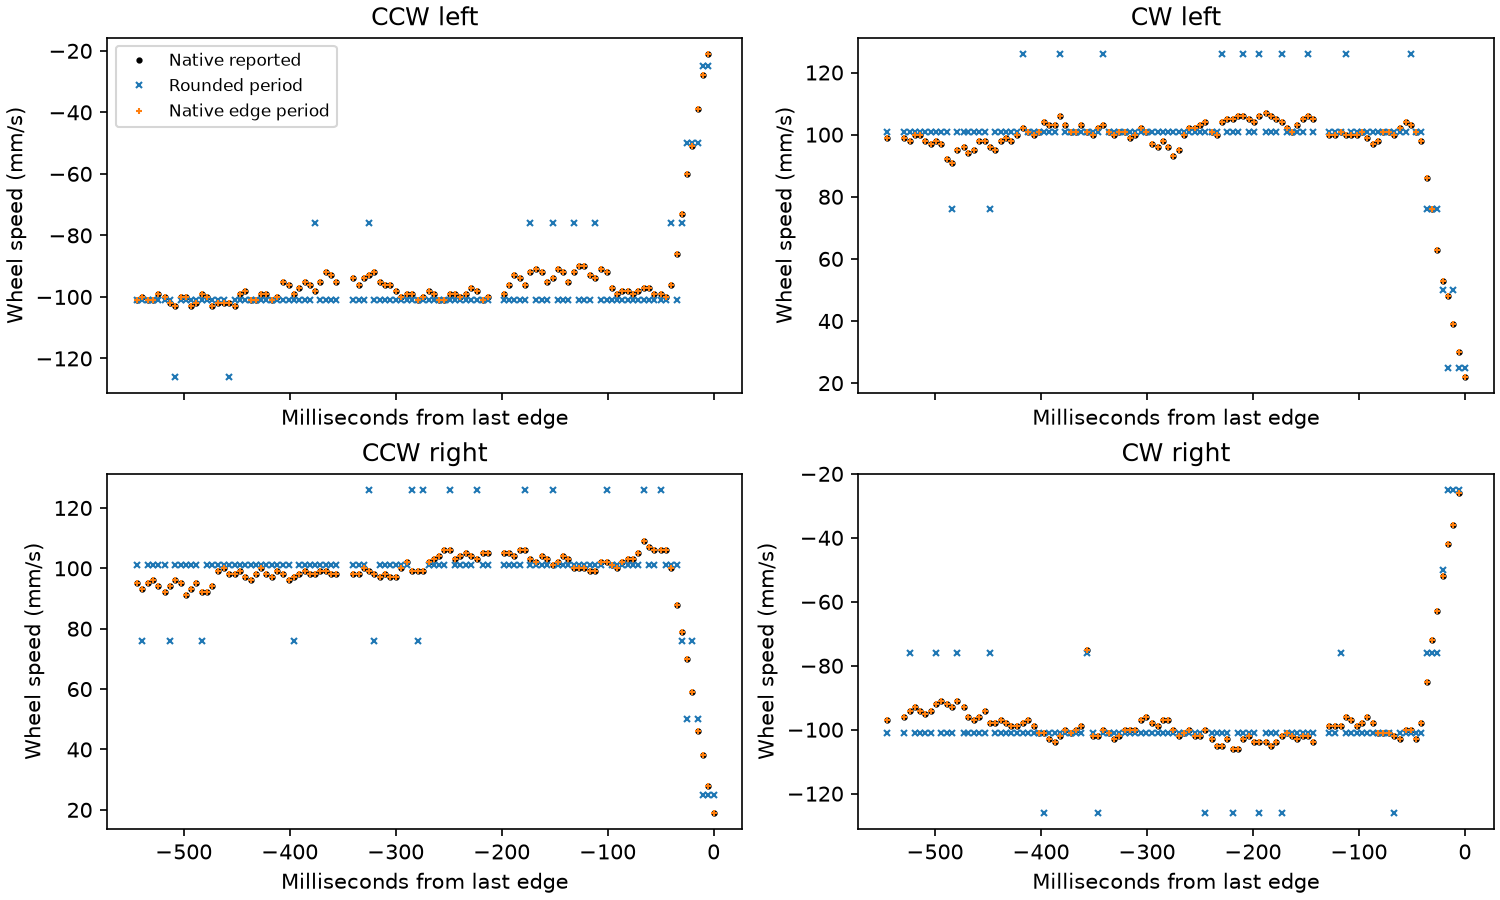

Here is the Python script that generated this plot:
"""Compare stock edge periods against the best-case 5 ms packet clock on native stops."""
import csv
from collections import defaultdict
from pathlib import Path

import matplotlib.pyplot as plt
import numpy as np

groups = defaultdict(list)
with open(Path("../hw-rec-20261119/unit2-native-stops.csv")) as f:
    for row in csv.DictReader(f):
        groups[row["turn"]].append(row)
scale = 0.96 * 29 * np.pi / (4 * 172.3)
clock = 48000000 * 256
fig, panels = plt.subplots(2, 2, figsize=(10, 6), layout="constrained", sharex=True)
with open("encoder-clock.csv", "w") as out:
    writer = csv.writer(out, lineterminator="\n")
    writer.writerow(["turn","side","edge_frames","off_5ms_grid","native_word_mae_mmps","frame_grid_mae_mmps","period_retained_after_delta_zero"])
    for turn, rows in groups.items():
        for k,side in enumerate(("left","right")):
            t,pos,delta,ticks,speed = np.array([[int(r[key]) for r in rows] for key in
                ("ms_from_last_edge",side+"_count",side+"_delta",side+"_ticks",side+"_mmps")])
            seq = np.array([int(r["frame"]) for r in rows])
            fresh = (np.diff(pos,prepend=pos[0])!=0) & (np.diff(seq,prepend=seq[0])==1) & (ticks>0)
            factor = scale * (-1 if k else 1)
            exact = np.trunc(factor * delta[fresh] * clock / ticks[fresh])
            quantized = np.maximum(1,np.round(ticks[fresh]/(.005*clock))) * .005
            grid = np.trunc(factor * delta[fresh]/quantized)
            held = np.count_nonzero((delta==0)&(ticks!=0)&(t>0))
            writer.writerow([turn,side,sum(fresh),sum(ticks[fresh]%(clock//200)!=0),
                             np.mean(abs(exact-speed[fresh])),np.mean(abs(grid-speed[fresh])),held])
            if turn.endswith("_2"):
                ax = panels[k, 0 if turn.startswith("ccw") else 1]
                ax.plot(t[fresh],speed[fresh],"k.",ms=4,label="Native reported")
                ax.plot(t[fresh],grid,"x",ms=3,label="Rounded period")
                ax.plot(t[fresh],exact,"+",ms=3,label="Native edge period")
                ax.set(title=turn.replace("_2","").upper()+" "+side, ylabel="Wheel speed (mm/s)",
                       xlabel="Milliseconds from last edge")
panels[0,0].legend(fontsize=8)
fig.savefig("encoder-clock.png",dpi=150)
